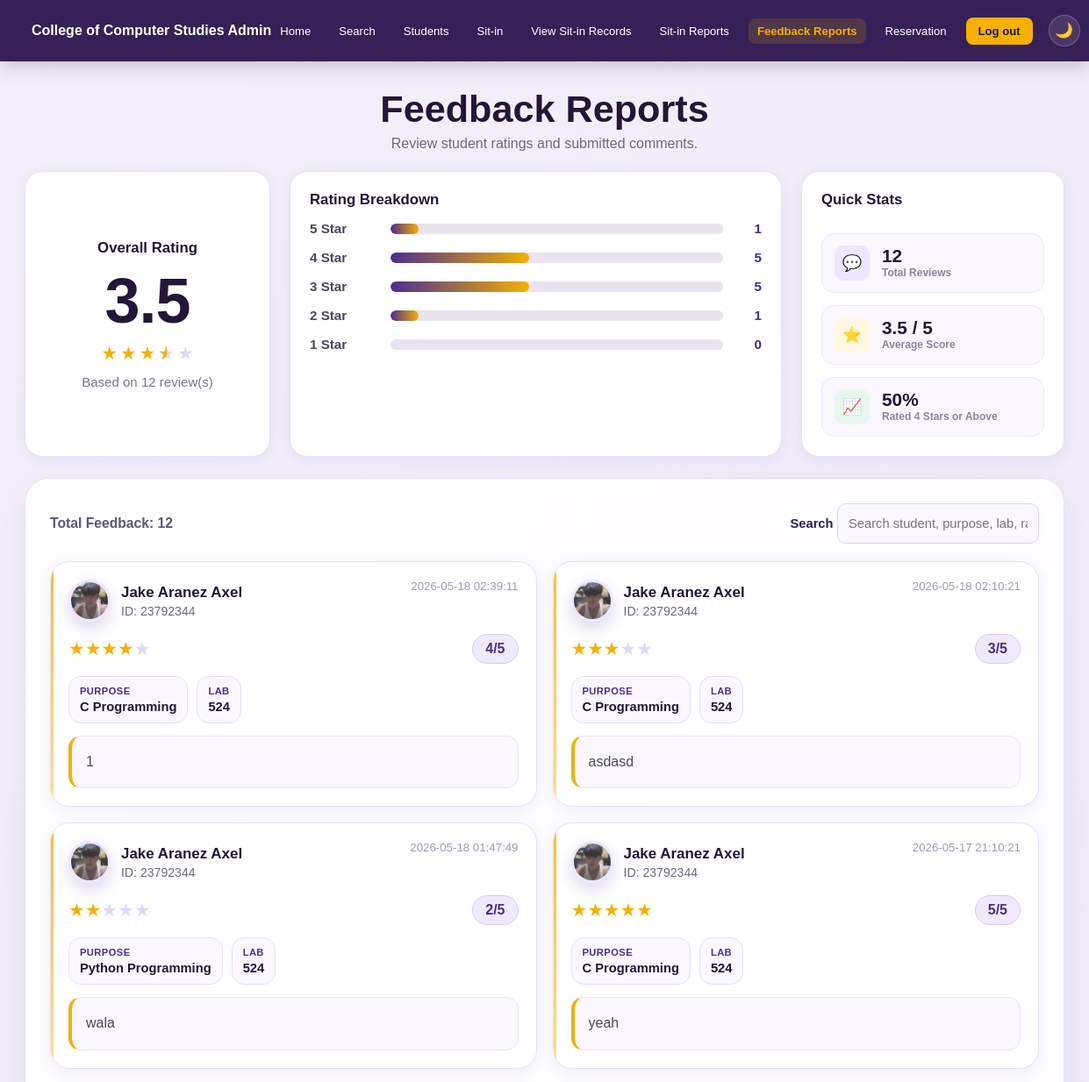
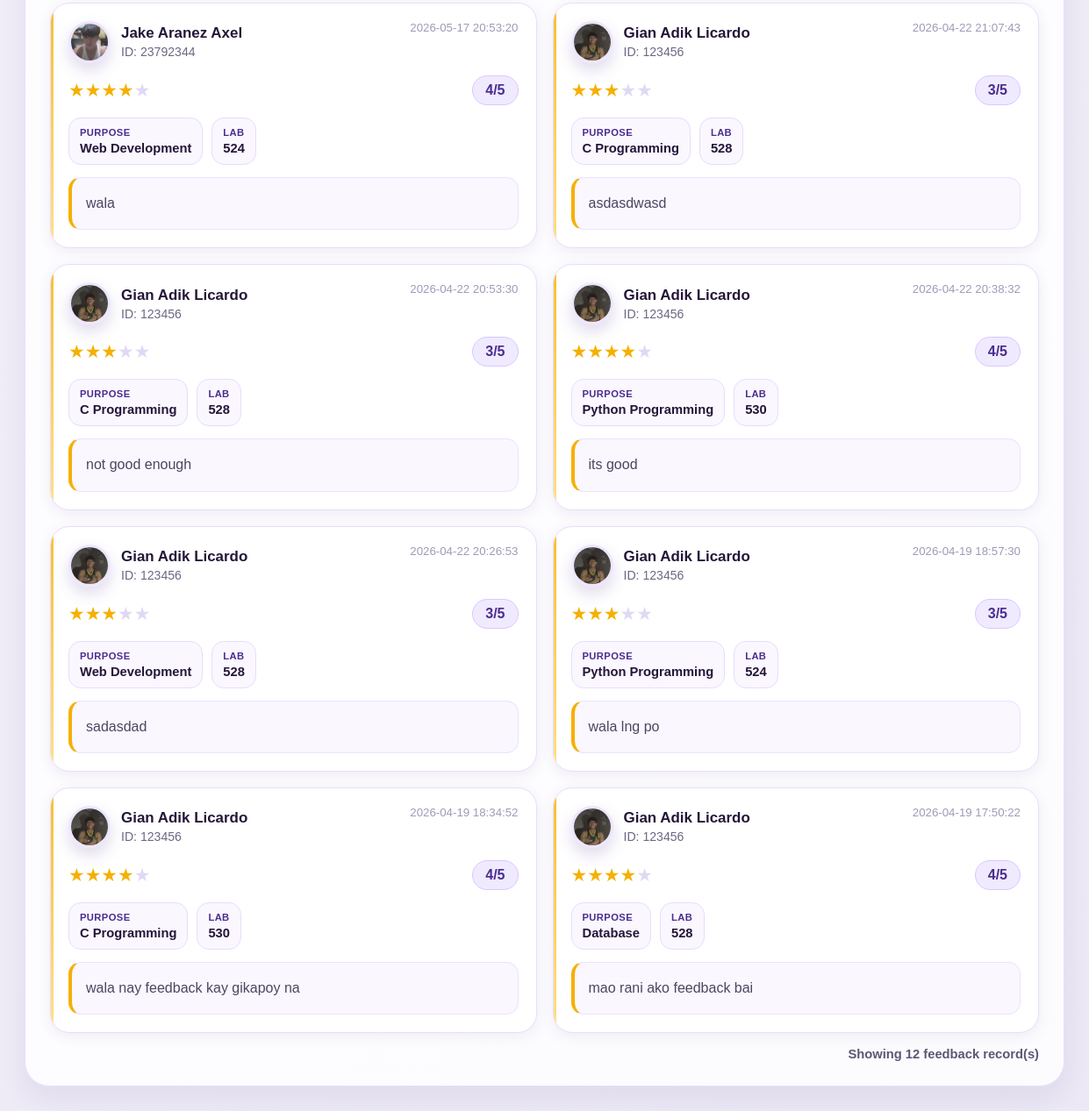
The app's page /feedback_reports (signed in) with its own data (2 pictures, top to bottom).
### app.py (models this page shows)
class Feedback(db.Model):
    id = db.Column(db.Integer, primary_key=True)
    student_id = db.Column(db.Integer, db.ForeignKey('student.id'), nullable=False)
    sitin_record_id = db.Column(db.Integer, db.ForeignKey('sit_in_record.id'), nullable=False)
    rating = db.Column(db.Integer, nullable=False)
    feedback_text = db.Column(db.Text, nullable=False)
    created_at = db.Column(
        db.String(50),
        default=lambda: datetime.now().strftime('%Y-%m-%d %H:%M:%S')
    )
    student = db.relationship('Student', backref='feedbacks')
    sitin_record = db.relationship('SitInRecord', backref='feedback_entries')

class Student(db.Model):
    id = db.Column(db.Integer, primary_key=True)
    id_number = db.Column(db.String(50), unique=True, nullable=False)
    last_name = db.Column(db.String(100))
    first_name = db.Column(db.String(100))
    middle_name = db.Column(db.String(100))
    course = db.Column(db.String(50))
    course_level = db.Column(db.String(10))
    email = db.Column(db.String(120), unique=True)
    password = db.Column(db.String(200))
    address = db.Column(db.String(200))
    profile_pic = db.Column(db.String(200), default='default.png')
    remaining_sessions = db.Column(db.Integer, default=30)
    leaderboard_points = db.Column(db.Integer, default=0)
    raw_points = db.Column(db.Float, default=0)
    cleanliness_points = db.Column(db.Integer, default=0)
    hours_points = db.Column(db.Integer, default=0)
    task_points = db.Column(db.Integer, default=0)
    total_hours = db.Column(db.Float, default=0)

class SitInRecord(db.Model):
    id = db.Column(db.Integer, primary_key=True)
    student_id_number = db.Column(db.String(50))
    student_name = db.Column(db.String(150))
    purpose = db.Column(db.String(100))
    sit_lab = db.Column(db.String(50))
    session = db.Column(db.String(50))
    status = db.Column(db.String(20), default='Active')
    login_time = db.Column(
        db.String(50),
        default=lambda: datetime.now().strftime('%Y-%m-%d %H:%M:%S')
    )
    logout_time = db.Column(db.String(50), nullable=True)

### app.py (the view)
@app.route('/feedback_reports')
def feedback_reports():
    if 'admin_id' not in session:
        return redirect(url_for('login'))
    feedbacks = Feedback.query.order_by(Feedback.id.desc()).all()
    total_feedbacks = len(feedbacks)
    ratings = [item.rating for item in feedbacks]
    overall_rating = round(sum(ratings) / total_feedbacks, 1) if total_feedbacks else 0
    avg_rating = overall_rating
    highest_rating = max(ratings) if ratings else 0
    lowest_rating = min(ratings) if ratings else 0
    rating_counts = {5: 0, 4: 0, 3: 0, 2: 0, 1: 0}
    for item in feedbacks:
        if item.rating in rating_counts:
            rating_counts[item.rating] += 1
    return render_template(
        'feedback_reports.html',
        feedbacks=feedbacks,
        total_feedbacks=total_feedbacks,
        overall_rating=overall_rating,
        rating_counts=rating_counts,
        avg_rating=avg_rating,
        highest_rating=highest_rating,
        lowest_rating=lowest_rating
    )

### templates/feedback_reports.html (shortened to what this page needs)
<!DOCTYPE html>
<html lang="en">
<head>
    <link rel="stylesheet" href="{{ url_for('static', filename='style.css') }}">
</head>
<body class="admin-page">
<nav class="admin-navbar">
    <a href="{{ url_for('admin_dashboard') }}" class="admin-brand">
        College of Computer Studies Admin
    </a>
    <div class="admin-links">
        <a href="{{ url_for('admin_dashboard') }}">Home</a>
        <a href="#" onclick="history.back(); return false;">Search</a>
        <a href="{{ url_for('admin_students') }}">Students</a>
        <a href="{{ url_for('current_sitin') }}">Sit-in</a>
        <a href="{{ url_for('view_sitin_records') }}">View Sit-in Records</a>
        <a href="{{ url_for('sitin_reports') }}">Sit-in Reports</a>
        <a href="{{ url_for('feedback_reports') }}" class="active">Feedback Reports</a>
        <a href="{{ url_for('admin_reservation') }}">Reservation</a>
        <a href="{{ url_for('admin_logout') }}" class="admin-logout">Log out</a>
            <button class="dm-toggle" title="Toggle Dark Mode">🌙</button>
        </div>
</nav>
<div class="feedback-dashboard-wrap">
    <div class="feedback-dashboard-hero">
        <h1 class="feedback-dashboard-title">Feedback Reports</h1>
        <p class="feedback-dashboard-subtitle">Review student ratings and submitted comments.</p>
    </div>
    <div class="feedback-overview-grid">
        <div class="feedback-overview-card score-card">
            <div class="feedback-overview-header">
                <h2>Overall Rating</h2>
            </div>
            <div class="overall-rating-value">{{ overall_rating }}</div>
            <div class="overall-stars">
                {% set full_stars = overall_rating|int %}
                {% set decimal = overall_rating - full_stars %}
                {% set has_half = 1 if decimal >= 0.5 else 0 %}
                {% set empty_stars = 5 - full_stars - has_half %}
                {% for i in range(full_stars) %}
                    <span class="star filled">★</span>
                {% endfor %}
                {% if has_half %}
                    <span class="star half">★</span>
                {% endif %}
                {% for i in range(empty_stars) %}
                    <span class="star">★</span>
                {% endfor %}
            </div>
            <div class="overall-rating-note">
                Based on {{ total_feedbacks }} review(s)
            </div>
        </div>
        <div class="feedback-overview-card breakdown-card">
            <div class="feedback-overview-header">
                <h2>Rating Breakdown</h2>
            </div>
            {% for rating in [5, 4, 3, 2, 1] %}
                {% set count = rating_counts[rating] %}
                {% if total_feedbacks > 0 %}
                    {% set width_percent = (count / total_feedbacks * 100) %}
                {% else %}
                    {% set width_percent = 0 %}
                {% endif %}
                <div class="rating-row">
                    <div class="rating-label">{{ rating }} Star</div>
                    <div class="rating-bar-track">
                        <div class="rating-bar-fill" style="width: {{ width_percent }}%;"></div>
                    </div>
                    <div class="rating-count">{{ count }}</div>
                </div>
            {% endfor %}
        </div>
        <div class="feedback-overview-card quick-stats-card">
            <div class="feedback-overview-header">
                <h2>Quick Stats</h2>
            </div>
            <div class="quick-stat-item">
                <div class="quick-stat-icon qs-purple">💬</div>
                <div class="quick-stat-text">
                    <div class="quick-stat-value">{{ total_feedbacks }}</div>
                    <div class="quick-stat-label">Total Reviews</div>
                </div>
            </div>
            <div class="quick-stat-item">
                <div class="quick-stat-icon qs-gold">⭐</div>
                <div class="quick-stat-text">
                    <div class="quick-stat-value">{{ overall_rating }} / 5</div>
                    <div class="quick-stat-label">Average Score</div>
                </div>
            </div>
            <div class="quick-stat-item">
                <div class="quick-stat-icon qs-green">📈</div>
                <div class="quick-stat-text">
                    {% if total_feedbacks > 0 %}
                        {% set high_rated = (rating_counts[4] + rating_counts[5]) %}
                        {% set high_percent = ((high_rated / total_feedbacks) * 100)|round|int %}
                    {% else %}
                        {% set high_percent = 0 %}
                    {% endif %}
                    <div class="quick-stat-value">{{ high_percent }}%</div>
                    <div class="quick-stat-label">Rated 4 Stars or Above</div>
                </div>
            </div>
        </div>
    </div>
    <div class="feedback-list-panel">
        <div class="feedback-list-toolbar">
            <div class="feedback-list-left">
                <span class="feedback-total-text">
                    Total Feedback: <strong>{{ total_feedbacks }}</strong>
                </span>
            </div>
            <div class="feedback-list-right">
                <label for="feedbackSearch" class="toolbar-label">Search</label>
                <input
                    type="text"
                    id="feedbackSearch"
                    class="toolbar-search"
                    placeholder="Search student, purpose, lab, rating..."
                >
            </div>
        </div>
        <div class="feedback-cards-list" id="feedbackCardsList">
            {% for item in feedbacks %}
            <div
                class="student-feedback-card"
                data-name="{{ item.sitin_record.student_name|lower }}"
                data-id="{{ item.sitin_record.student_id_number|lower }}"
                data-purpose="{{ item.sitin_record.purpose|lower }}"
                data-lab="{{ item.sitin_record.sit_lab|string|lower }}"
                data-rating="{{ item.rating }}"
            >
                <div class="student-feedback-top">
                    <div class="student-feedback-profile">
                        {% if item.student.profile_pic and item.student.profile_pic != 'default.png' %}
                            <img
                                src="{{ url_for('static', filename='uploads/' + item.student.profile_pic) }}"
                                alt="Profile"
                                class="student-avatar-image"
                            >
                        {% else %}
                            <div class="student-avatar-circle">
                                {{ item.sitin_record.student_name[:1] }}
                            </div>
                        {% endif %}
                        <div class="student-feedback-meta">
                            <h3 class="student-feedback-name">{{ item.sitin_record.student_name }}</h3>
                            <p class="student-feedback-id">ID: {{ item.sitin_record.student_id_number }}</p>
                        </div>
                    </div>
                    <div class="student-feedback-date">
                        {{ item.created_at }}
                    </div>
                </div>
                <div class="student-feedback-middle">
                    <div class="student-stars">
                        {% for i in range(1, 6) %}
                            {% if i <= item.rating %}
                                <span class="star filled">★</span>
                            {% else %}
                                <span class="star">★</span>
                            {% endif %}
                        {% endfor %}
                    </div>
                    <div class="student-rating-text">{{ item.rating }}/5</div>
                </div>
                <div class="student-feedback-tags">
                    <div class="student-tag">
                        <span class="tag-label">Purpose</span>
                        <span class="tag-value">{{ item.sitin_record.purpose }}</span>
                    </div>
                    <div class="student-tag">
                        <span class="tag-label">Lab</span>
                        <span class="tag-value">{{ item.sitin_record.sit_lab }}</span>
                    </div>
                </div>
                <div class="student-feedback-message">
                    {{ item.feedback_text }}
                </div>
            </div>
            {% else %}
            <div class="empty-records-state">
                No feedback submitted yet.
            </div>
            {% endfor %}
        </div>
        <div class="records-footer">
            <span id="feedbackCountText">Showing {{ total_feedbacks }} feedback record(s)</span>
        </div>
    </div>
</div>
</body>
</html>

### records on screen
Feedback: profile_pic (picture), sitin_record.student_name "Jake Aranez Axel", sitin_record.student_id_number "23792344", created_at "2026-05-18 02:39:11", rating "4", sitin_record.purpose "C Programming", sitin_record.sit_lab "524", feedback_text "1"
Feedback: profile_pic (picture), sitin_record.student_name "Jake Aranez Axel", sitin_record.student_id_number "23792344", created_at "2026-05-18 02:10:21", rating "3", sitin_record.purpose "C Programming", sitin_record.sit_lab "524", feedback_text "asdasd"
Feedback: profile_pic (picture), sitin_record.student_name "Jake Aranez Axel", sitin_record.student_id_number "23792344", created_at "2026-05-18 01:47:49", rating "2", sitin_record.purpose "Python Programming", sitin_record.sit_lab "524", feedback_text "wala"
Feedback: profile_pic (picture), sitin_record.student_name "Jake Aranez Axel", sitin_record.student_id_number "23792344", created_at "2026-05-17 21:10:21", rating "5", sitin_record.purpose "C Programming", sitin_record.sit_lab "524", feedback_text "yeah"
Feedback: profile_pic (picture), sitin_record.student_name "Jake Aranez Axel", sitin_record.student_id_number "23792344", created_at "2026-05-17 20:53:20", rating "4", sitin_record.purpose "Web Development", sitin_record.sit_lab "524", feedback_text "wala"
Feedback: profile_pic (picture), sitin_record.student_name "Gian Adik Licardo", sitin_record.student_id_number "123456", created_at "2026-04-22 21:07:43", rating "3", sitin_record.purpose "C Programming", sitin_record.sit_lab "528", feedback_text "asdasdwasd"
Feedback: profile_pic (picture), sitin_record.student_name "Gian Adik Licardo", sitin_record.student_id_number "123456", created_at "2026-04-22 20:53:30", rating "3", sitin_record.purpose "C Programming", sitin_record.sit_lab "528", feedback_text "not good enough"
Feedback: profile_pic (picture), sitin_record.student_name "Gian Adik Licardo", sitin_record.student_id_number "123456", created_at "2026-04-22 20:38:32", rating "4", sitin_record.purpose "Python Programming", sitin_record.sit_lab "530", feedback_text "its good"
Feedback: profile_pic (picture), sitin_record.student_name "Gian Adik Licardo", sitin_record.student_id_number "123456", created_at "2026-04-22 20:26:53", rating "3", sitin_record.purpose "Web Development", sitin_record.sit_lab "528", feedback_text "sadasdad"
Feedback: profile_pic (picture), sitin_record.student_name "Gian Adik Licardo", sitin_record.student_id_number "123456", created_at "2026-04-19 18:57:30", rating "3", sitin_record.purpose "Python Programming", sitin_record.sit_lab "524", feedback_text "wala lng po"
Feedback: profile_pic (picture), sitin_record.student_name "Gian Adik Licardo", sitin_record.student_id_number "123456", created_at "2026-04-19 18:34:52", rating "4", sitin_record.purpose "C Programming", sitin_record.sit_lab "530", feedback_text "wala nay feedback kay gikapoy na"
Feedback: profile_pic (picture), sitin_record.student_name "Gian Adik Licardo", sitin_record.student_id_number "123456", created_at "2026-04-19 17:50:22", rating "4", sitin_record.purpose "Database", sitin_record.sit_lab "528", feedback_text "mao rani ako feedback bai"

### other values on screen
{{ overall_rating }} "3.5"
{{ total_feedbacks }} "12"
{{ rating }} "5" "4" "3" "2" "1"
{{ count }} "1" "5" "5" "1" "0"
{{ high_percent }} "50"
